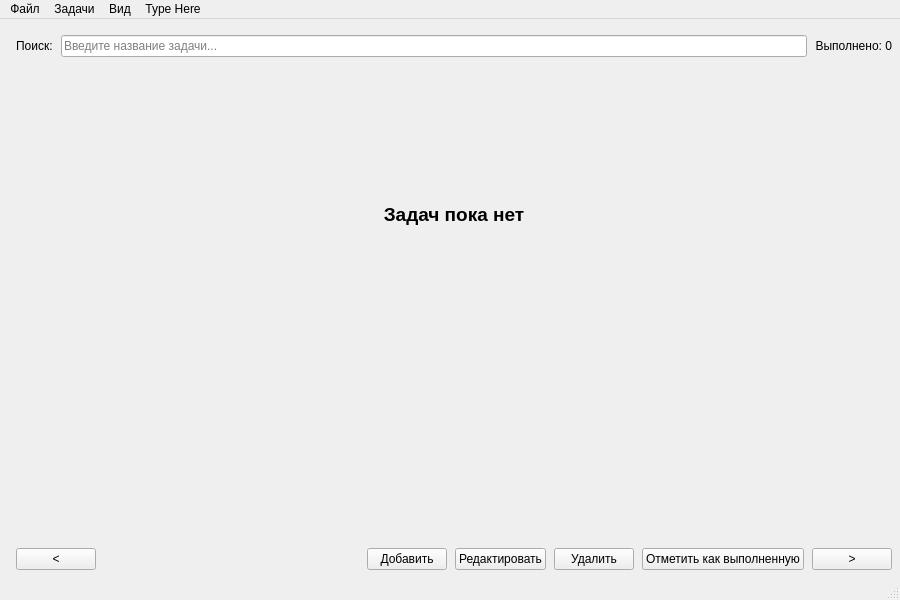
<?xml version="1.0" encoding="UTF-8"?>
<ui version="4.0">
 <class>MainWindow</class>
 <widget class="QMainWindow" name="MainWindow">
  <property name="geometry">
   <rect>
    <x>0</x>
    <y>0</y>
    <width>900</width>
    <height>600</height>
   </rect>
  </property>
  <property name="windowTitle">
   <string>Менеджер задач</string>
  </property>
  <widget class="QWidget" name="centralwidget">
   <layout class="QVBoxLayout" name="main_layout">
    <property name="spacing">
     <number>12</number>
    </property>
    <property name="leftMargin">
     <number>16</number>
    </property>
    <property name="topMargin">
     <number>16</number>
    </property>
    <property name="rightMargin">
     <number>8</number>
    </property>
    <property name="bottomMargin">
     <number>8</number>
    </property>
    <item>
     <layout class="QHBoxLayout" name="top_layout">
      <property name="spacing">
       <number>8</number>
      </property>
      <item>
       <widget class="QLabel" name="lbl_search">
        <property name="text">
         <string>Поиск:</string>
        </property>
       </widget>
      </item>
      <item>
       <widget class="QLineEdit" name="edit_search">
        <property name="placeholderText">
         <string>Введите название задачи...</string>
        </property>
       </widget>
      </item>
      <item>
       <widget class="QLabel" name="lbl_status">
        <property name="text">
         <string>Выполнено: 0</string>
        </property>
        <property name="alignment">
         <set>Qt::AlignmentFlag::AlignRight|Qt::AlignmentFlag::AlignTrailing|Qt::AlignmentFlag::AlignVCenter</set>
        </property>
       </widget>
      </item>
     </layout>
    </item>
    <item>
     <widget class="QStackedWidget" name="stacked">
      <property name="currentIndex">
       <number>0</number>
      </property>
      <widget class="QWidget" name="page_placeholder">
       <layout class="QVBoxLayout" name="placeholderLayout">
        <property name="leftMargin">
         <number>0</number>
        </property>
        <property name="topMargin">
         <number>40</number>
        </property>
        <property name="rightMargin">
         <number>0</number>
        </property>
        <property name="bottomMargin">
         <number>0</number>
        </property>
        <item>
         <widget class="QLabel" name="lbl_ph">
          <property name="font">
           <font>
            <pointsize>14</pointsize>
            <bold>true</bold>
           </font>
          </property>
          <property name="text">
           <string>Задач пока нет</string>
          </property>
          <property name="alignment">
           <set>Qt::AlignmentFlag::AlignCenter</set>
          </property>
         </widget>
        </item>
        <item>
         <widget class="QLabel" name="lbl_ph2">
          <property name="styleSheet">
           <string notr="true">color: #6b7280;</string>
          </property>
          <property name="text">
           <string/>
          </property>
          <property name="alignment">
           <set>Qt::AlignmentFlag::AlignCenter</set>
          </property>
         </widget>
        </item>
       </layout>
      </widget>
      <widget class="QWidget" name="page_table">
       <layout class="QVBoxLayout" name="tableLayout">
        <property name="leftMargin">
         <number>0</number>
        </property>
        <property name="topMargin">
         <number>0</number>
        </property>
        <property name="rightMargin">
         <number>0</number>
        </property>
        <property name="bottomMargin">
         <number>0</number>
        </property>
        <item>
         <widget class="QTableWidget" name="table">
          <property name="editTriggers">
           <set>QAbstractItemView::EditTrigger::NoEditTriggers</set>
          </property>
          <property name="alternatingRowColors">
           <bool>true</bool>
          </property>
          <property name="selectionMode">
           <enum>QAbstractItemView::SelectionMode::SingleSelection</enum>
          </property>
          <property name="selectionBehavior">
           <enum>QAbstractItemView::SelectionBehavior::SelectRows</enum>
          </property>
          <property name="verticalScrollMode">
           <enum>QAbstractItemView::ScrollMode::ScrollPerPixel</enum>
          </property>
          <property name="horizontalScrollMode">
           <enum>QAbstractItemView::ScrollMode::ScrollPerPixel</enum>
          </property>
          <property name="columnCount">
           <number>7</number>
          </property>
          <attribute name="horizontalHeaderStretchLastSection">
           <bool>true</bool>
          </attribute>
          <attribute name="verticalHeaderVisible">
           <bool>false</bool>
          </attribute>
          <column>
           <property name="text">
            <string>Выполнено</string>
           </property>
          </column>
          <column>
           <property name="text">
            <string>Название</string>
           </property>
          </column>
          <column>
           <property name="text">
            <string>Описание</string>
           </property>
          </column>
          <column>
           <property name="text">
            <string>Дата</string>
           </property>
          </column>
          <column>
           <property name="text">
            <string>Приоритет</string>
           </property>
          </column>
          <column>
           <property name="text">
            <string>Тип задачи</string>
           </property>
          </column>
          <column>
           <property name="text">
            <string>Пользователь</string>
           </property>
          </column>
         </widget>
        </item>
       </layout>
      </widget>
     </widget>
    </item>
   <item>
     <layout class="QHBoxLayout" name="bottom_layout">
      <property name="spacing">
       <number>8</number>
      </property>
      <item>
       <widget class="QPushButton" name="btn_prev">
        <property name="minimumWidth">
         <number>36</number>
        </property>
        <property name="text">
         <string>&lt;</string>
        </property>
       </widget>
      </item>
      <item>
       <spacer name="horizontalSpacer">
        <property name="orientation">
         <enum>Qt::Orientation::Horizontal</enum>
        </property>
        <property name="sizeHint" stdset="0">
         <size>
          <width>40</width>
          <height>20</height>
         </size>
        </property>
       </spacer>
      </item>
      <item>
       <widget class="QPushButton" name="btn_add">
        <property name="text">
         <string>Добавить</string>
        </property>
       </widget>
      </item>
      <item>
       <widget class="QPushButton" name="btn_edit">
        <property name="text">
         <string>Редактировать</string>
        </property>
       </widget>
      </item>
      <item>
       <widget class="QPushButton" name="btn_delete">
        <property name="text">
         <string>Удалить</string>
        </property>
       </widget>
      </item>
      <item>
       <widget class="QPushButton" name="btn_done">
       <property name="text">
        <string>Отметить как выполненную</string>
       </property>
      </widget>
     </item>
      <item>
       <widget class="QPushButton" name="btn_next">
        <property name="minimumWidth">
         <number>36</number>
        </property>
        <property name="text">
         <string>&gt;</string>
        </property>
       </widget>
      </item>
     </layout>
    </item>
   </layout>
  </widget>
     <widget class="QMenuBar" name="menubar">
   <property name="geometry">
    <rect>
     <x>0</x>
     <y>0</y>
     <width>900</width>
     <height>37</height>
    </rect>
   </property>
      <widget class="QMenu" name="menuFile">
    <property name="title">
     <string>Файл</string>
    </property>
    <addaction name="actionNew"/>
    <addaction name="actionOpen"/>
    <addaction name="actionSave"/>
    <addaction name="separator"/>
    <addaction name="actionExit"/>
   </widget>
       <widget class="QMenu" name="menuTasks">
        <property name="title">
         <string>Задачи</string>
        </property>
        <addaction name="actionAddTask"/>
        <addaction name="actionEdit"/>
        <addaction name="actionDelete"/>
        <addaction name="actionDone"/>
       </widget>
       <widget class="QMenu" name="menuView">
        <property name="title">
         <string>Вид</string>
        </property>
        <addaction name="actionAll"/>
        <addaction name="actionDoneOnly"/>
        <addaction name="actionUndone"/>
        <addaction name="separator"/>
        <addaction name="actionFilterDate"/>
        <addaction name="actionFilterType"/>
        <addaction name="actionFilterUser"/>
        <addaction name="separator"/>
        <addaction name="actionThemeLight"/>
        <addaction name="actionThemeDark"/>
       </widget>
       <widget class="QMenu" name="menuTypeHere">
        <property name="title">
         <string>Type Here</string>
        </property>
        <addaction name="actionAddUser"/>
        <addaction name="actionSelectUser"/>
       </widget>
       <addaction name="menuFile"/>
       <addaction name="menuTasks"/>
       <addaction name="menuView"/>
       <addaction name="menuTypeHere"/>
      </widget>
  <widget class="QStatusBar" name="statusbar"/>
      <action name="actionNew">
       <property name="text">
        <string>Новый проект</string>
       </property>
      </action>
  <action name="actionOpen">
   <property name="text">
    <string>Открыть</string>
   </property>
  </action>
  <action name="actionSave">
   <property name="text">
    <string>Сохранить</string>
   </property>
  </action>
  <action name="actionExit">
   <property name="text">
    <string>Выход</string>
   </property>
  </action>
      <action name="actionAddTask">
       <property name="text">
        <string>Добавить задачу</string>
       </property>
      </action>
      <action name="actionEdit">
       <property name="text">
        <string>Редактировать задачу</string>
       </property>
      </action>
      <action name="actionDelete">
       <property name="text">
        <string>Удалить задачу</string>
       </property>
      </action>
      <action name="actionDone">
       <property name="text">
        <string>Отметить как выполненную</string>
       </property>
      </action>
  <action name="actionAll">
   <property name="text">
    <string>Все задачи</string>
   </property>
  </action>
  <action name="actionDoneOnly">
   <property name="text">
    <string>Выполненные</string>
   </property>
  </action>
  <action name="actionUndone">
   <property name="text">
    <string>Невыполненные</string>
   </property>
  </action>
      <action name="actionThemeLight">
       <property name="checkable">
        <bool>true</bool>
       </property>
       <property name="text">
        <string>Светлая тема</string>
       </property>
      </action>
      <action name="actionThemeDark">
       <property name="checkable">
        <bool>true</bool>
       </property>
       <property name="text">
        <string>Тёмная тема</string>
       </property>
      </action>
      <action name="actionFilterDate">
       <property name="text">
        <string>Фильтр по дате</string>
       </property>
      </action>
      <action name="actionFilterType">
       <property name="text">
        <string>Фильтр по типу задачи</string>
       </property>
      </action>
      <action name="actionFilterUser">
       <property name="text">
        <string>Фильтр по пользователю</string>
       </property>
      </action>
      <action name="actionAddUser">
       <property name="text">
        <string>Создать пользователя</string>
       </property>
      </action>
      <action name="actionSelectUser">
       <property name="text">
        <string>Выбрать пользователя</string>
       </property>
      </action>
 </widget>
 <resources/>
 <connections/>
</ui>
